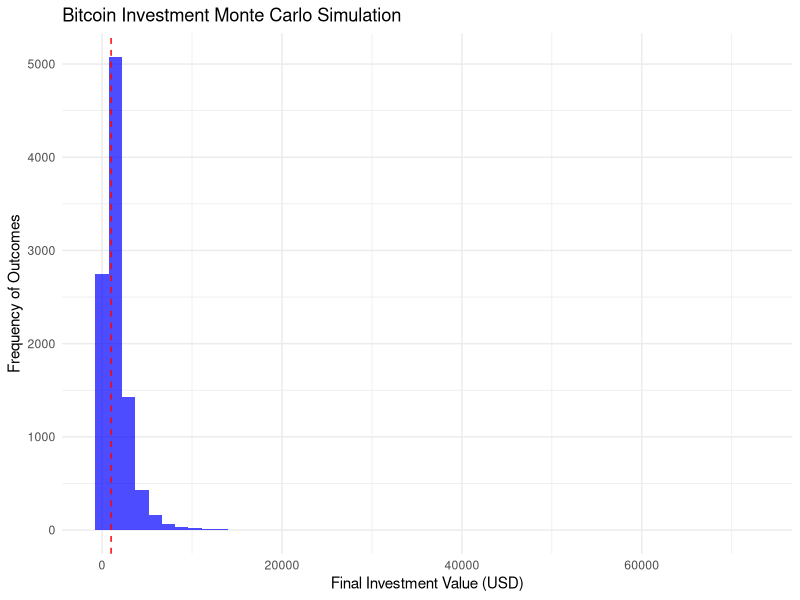

The R script that drew this image:
# Bitcoin Investment Risk Monte Carlo Simulation

# Required libraries
library(ggplot2)
library(dplyr)

# Set random seed for reproducibility
set.seed(123)

# Simulation parameters
n_simulations <- 10000  # Number of Monte Carlo simulations
investment_period <- 365  # Days of investment
initial_investment <- 1000  # Initial investment amount in USD

# Historical Bitcoin volatility and return estimation
# Note: These are hypothetical parameters and should be updated with real data
annual_return <- 0.5  # 50% expected annual return
annual_volatility <- 0.8  # 80% annual volatility

# Monte Carlo Simulation Function
simulate_bitcoin_investment <- function(initial_investment, 
                                        annual_return, 
                                        annual_volatility, 
                                        days) {
  # Daily return and volatility
  daily_return <- annual_return / 365
  daily_volatility <- annual_volatility / sqrt(365)
  
  # Generate daily returns
  daily_returns <- rnorm(days, 
                         mean = daily_return, 
                         sd = daily_volatility)
  
  # Calculate cumulative investment value
  investment_path <- initial_investment * cumprod(1 + daily_returns)
  
  return(investment_path[days])
}

# Perform Monte Carlo Simulations
simulation_results <- replicate(
  n_simulations, 
  simulate_bitcoin_investment(
    initial_investment, 
    annual_return, 
    annual_volatility, 
    investment_period
  )
)

# Create results dataframe
results_df <- data.frame(
  final_value = simulation_results
)

# Calculate key statistics
final_value_stats <- results_df %>%
  summarise(
    mean_final_value = mean(final_value),
    median_final_value = median(final_value),
    min_final_value = min(final_value),
    max_final_value = max(final_value),
    value_at_risk_5pct = quantile(final_value, 0.05),
    probability_loss = mean(final_value < initial_investment) * 100
  )

# Visualization of simulation results
ggplot(results_df, aes(x = final_value)) +
  geom_histogram(bins = 50, fill = "blue", alpha = 0.7) +
  geom_vline(xintercept = initial_investment, color = "red", linetype = "dashed") +
  labs(
    title = "Bitcoin Investment Monte Carlo Simulation",
    x = "Final Investment Value (USD)",
    y = "Frequency of Outcomes"
  ) +
  theme_minimal()

# Print statistics
print(final_value_stats)

# Save simulation results
save(results_df, final_value_stats, file = "bitcoin_investment_simulation.RData")